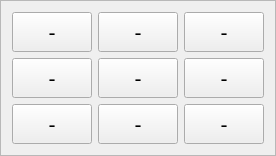
            <widget class="QFrame" name="middleFrame">
             <property name="frameShape">
              <enum>QFrame::StyledPanel</enum>
             </property>
             <property name="frameShadow">
              <enum>QFrame::Raised</enum>
             </property>
             <layout class="QGridLayout" name="gridLayout_6">
              <item row="0" column="0">
               <widget class="QPushButton" name="button_3_3">
                <property name="sizePolicy">
                 <sizepolicy hsizetype="Minimum" vsizetype="Minimum">
                  <horstretch>0</horstretch>
                  <verstretch>0</verstretch>
                 </sizepolicy>
                </property>
                <property name="minimumSize">
                 <size>
                  <width>40</width>
                  <height>40</height>
                 </size>
                </property>
                <property name="font">
                 <font>
                  <pointsize>16</pointsize>
                 </font>
                </property>
                <property name="cursor">
                 <cursorShape>PointingHandCursor</cursorShape>
                </property>
                <property name="autoFillBackground">
                 <bool>false</bool>
                </property>
                <property name="text">
                 <string>-</string>
                </property>
                <property name="autoDefault">
                 <bool>false</bool>
                </property>
                <property name="default">
                 <bool>false</bool>
                </property>
                <property name="flat">
                 <bool>false</bool>
                </property>
               </widget>
              </item>
              <item row="0" column="1">
               <widget class="QPushButton" name="button_3_4">
                <property name="sizePolicy">
                 <sizepolicy hsizetype="Minimum" vsizetype="Minimum">
                  <horstretch>0</horstretch>
                  <verstretch>0</verstretch>
                 </sizepolicy>
                </property>
                <property name="minimumSize">
                 <size>
                  <width>40</width>
                  <height>40</height>
                 </size>
                </property>
                <property name="font">
                 <font>
                  <pointsize>16</pointsize>
                 </font>
                </property>
                <property name="cursor">
                 <cursorShape>PointingHandCursor</cursorShape>
                </property>
                <property name="text">
                 <string>-</string>
                </property>
               </widget>
              </item>
              <item row="0" column="2">
               <widget class="QPushButton" name="button_3_5">
                <property name="sizePolicy">
                 <sizepolicy hsizetype="Minimum" vsizetype="Minimum">
                  <horstretch>0</horstretch>
                  <verstretch>0</verstretch>
                 </sizepolicy>
                </property>
                <property name="minimumSize">
                 <size>
                  <width>40</width>
                  <height>40</height>
                 </size>
                </property>
                <property name="font">
                 <font>
                  <pointsize>16</pointsize>
                 </font>
                </property>
                <property name="cursor">
                 <cursorShape>PointingHandCursor</cursorShape>
                </property>
                <property name="text">
                 <string>-</string>
                </property>
               </widget>
              </item>
              <item row="1" column="0">
               <widget class="QPushButton" name="button_4_3">
                <property name="sizePolicy">
                 <sizepolicy hsizetype="Minimum" vsizetype="Minimum">
                  <horstretch>0</horstretch>
                  <verstretch>0</verstretch>
                 </sizepolicy>
                </property>
                <property name="minimumSize">
                 <size>
                  <width>40</width>
                  <height>40</height>
                 </size>
                </property>
                <property name="font">
                 <font>
                  <pointsize>16</pointsize>
                 </font>
                </property>
                <property name="cursor">
                 <cursorShape>PointingHandCursor</cursorShape>
                </property>
                <property name="text">
                 <string>-</string>
                </property>
               </widget>
              </item>
              <item row="1" column="1">
               <widget class="QPushButton" name="button_4_4">
                <property name="sizePolicy">
                 <sizepolicy hsizetype="Minimum" vsizetype="Minimum">
                  <horstretch>0</horstretch>
                  <verstretch>0</verstretch>
                 </sizepolicy>
                </property>
                <property name="minimumSize">
                 <size>
                  <width>40</width>
                  <height>40</height>
                 </size>
                </property>
                <property name="font">
                 <font>
                  <pointsize>16</pointsize>
                 </font>
                </property>
                <property name="cursor">
                 <cursorShape>PointingHandCursor</cursorShape>
                </property>
                <property name="text">
                 <string>-</string>
                </property>
               </widget>
              </item>
              <item row="1" column="2">
               <widget class="QPushButton" name="button_4_5">
                <property name="sizePolicy">
                 <sizepolicy hsizetype="Minimum" vsizetype="Minimum">
                  <horstretch>0</horstretch>
                  <verstretch>0</verstretch>
                 </sizepolicy>
                </property>
                <property name="minimumSize">
                 <size>
                  <width>40</width>
                  <height>40</height>
                 </size>
                </property>
                <property name="font">
                 <font>
                  <pointsize>16</pointsize>
                 </font>
                </property>
                <property name="cursor">
                 <cursorShape>PointingHandCursor</cursorShape>
                </property>
                <property name="text">
                 <string>-</string>
                </property>
               </widget>
              </item>
              <item row="2" column="0">
               <widget class="QPushButton" name="button_5_3">
                <property name="sizePolicy">
                 <sizepolicy hsizetype="Minimum" vsizetype="Minimum">
                  <horstretch>0</horstretch>
                  <verstretch>0</verstretch>
                 </sizepolicy>
                </property>
                <property name="minimumSize">
                 <size>
                  <width>40</width>
                  <height>40</height>
                 </size>
                </property>
                <property name="font">
                 <font>
                  <pointsize>16</pointsize>
                 </font>
                </property>
                <property name="cursor">
                 <cursorShape>PointingHandCursor</cursorShape>
                </property>
                <property name="text">
                 <string>-</string>
                </property>
               </widget>
              </item>
              <item row="2" column="1">
               <widget class="QPushButton" name="button_5_4">
                <property name="sizePolicy">
                 <sizepolicy hsizetype="Minimum" vsizetype="Minimum">
                  <horstretch>0</horstretch>
                  <verstretch>0</verstretch>
                 </sizepolicy>
                </property>
                <property name="minimumSize">
                 <size>
                  <width>40</width>
                  <height>40</height>
                 </size>
                </property>
                <property name="font">
                 <font>
                  <pointsize>16</pointsize>
                 </font>
                </property>
                <property name="cursor">
                 <cursorShape>PointingHandCursor</cursorShape>
                </property>
                <property name="text">
                 <string>-</string>
                </property>
               </widget>
              </item>
              <item row="2" column="2">
               <widget class="QPushButton" name="button_5_5">
                <property name="sizePolicy">
                 <sizepolicy hsizetype="Minimum" vsizetype="Minimum">
                  <horstretch>0</horstretch>
                  <verstretch>0</verstretch>
                 </sizepolicy>
                </property>
                <property name="minimumSize">
                 <size>
                  <width>40</width>
                  <height>40</height>
                 </size>
                </property>
                <property name="font">
                 <font>
                  <pointsize>16</pointsize>
                 </font>
                </property>
                <property name="cursor">
                 <cursorShape>PointingHandCursor</cursorShape>
                </property>
                <property name="text">
                 <string>-</string>
                </property>
               </widget>
              </item>
             </layout>
            </widget>
